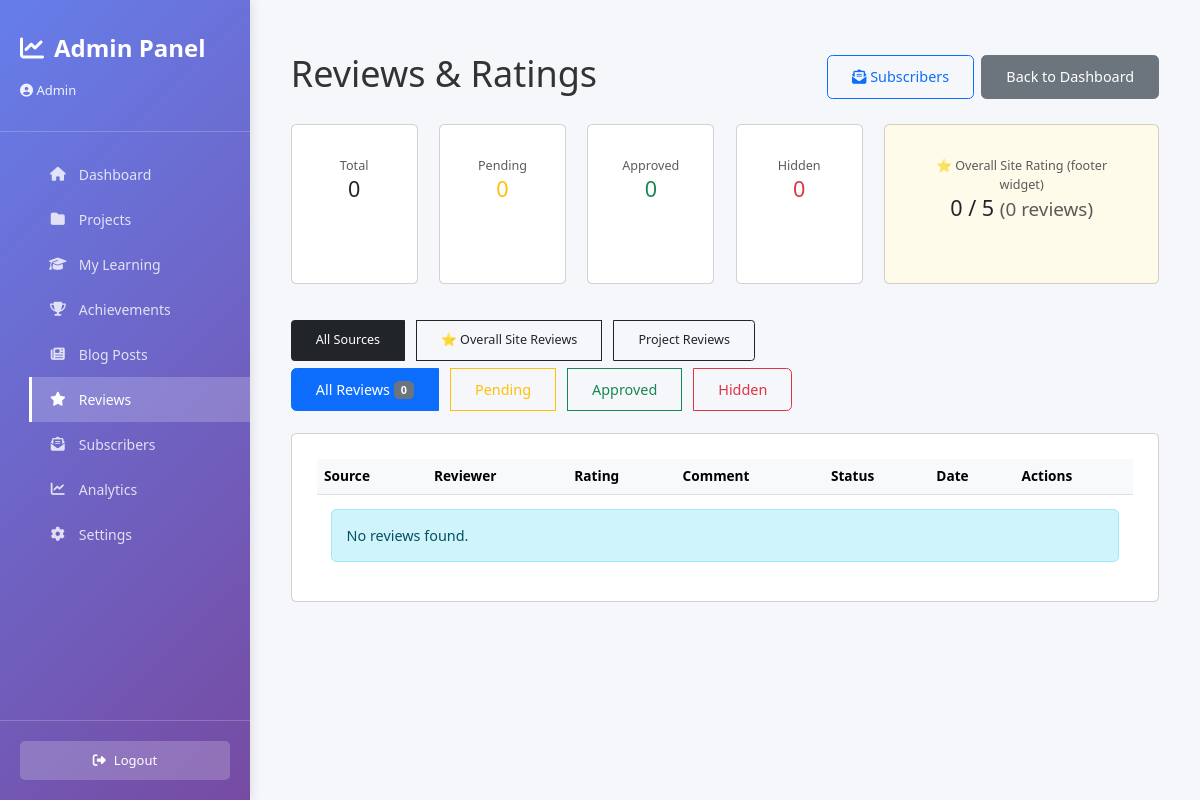
Page /admin/reviews (signed in) on the earlier database version.
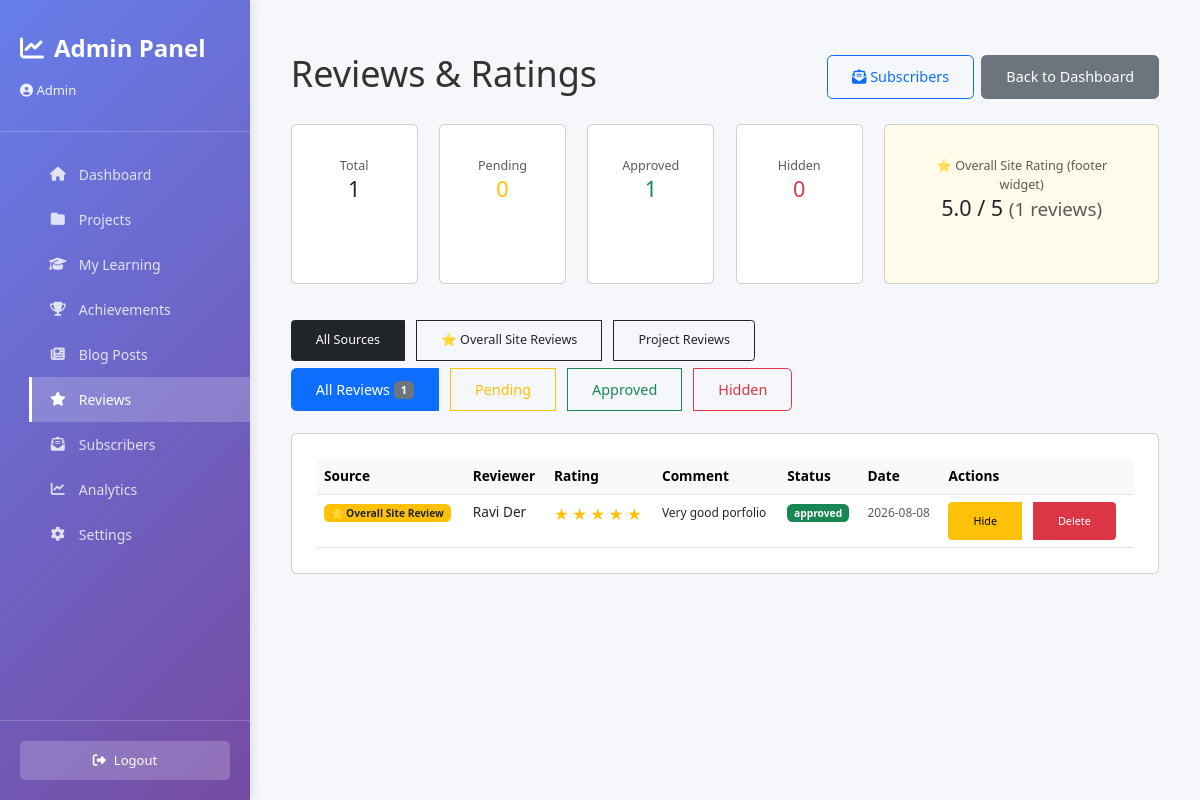
Same page on the later database version.
### tables this page shows
CREATE TABLE project_reviews (
    id INTEGER PRIMARY KEY AUTOINCREMENT,
    project_slug TEXT NOT NULL,
    reviewer_name TEXT NOT NULL,
    rating INTEGER NOT NULL CHECK (rating BETWEEN 1 AND 5),
    comment TEXT,
    status TEXT DEFAULT 'pending' CHECK (status IN ('approved', 'pending', 'hidden', 'deleted')),
    created_at TEXT NOT NULL,
    reviewed_at TEXT,
    reviewed_by TEXT
);

### app/admin/admin_routes.py (the view)
@admin_bp.route('/reviews')
@login_required
def reviews_list():
    status = request.args.get('status', 'all')
    source = request.args.get('source', 'all')  # all | overall | projects
    reviews = get_all_reviews(status)
    if source == 'overall':
        reviews = [r for r in reviews if r['project_slug'] == db.SITE_REVIEW_SLUG]
    elif source == 'projects':
        reviews = [r for r in reviews if r['project_slug'] != db.SITE_REVIEW_SLUG]
    review_stats = get_review_stats()
    site_review_summary = get_site_review_summary()
    return render_template('admin_reviews.html',
                         reviews=reviews,
                         selected_status=status,
                         selected_source=source,
                         site_review_slug=db.SITE_REVIEW_SLUG,
                         review_stats=review_stats,
                         site_review_summary=site_review_summary)

### templates/admin_reviews.html (shortened to what this page needs)
{% extends "admin_base.html" %}
{% block content %}
<div class="container-fluid py-4">
    <div class="d-flex justify-content-between align-items-center mb-4 flex-wrap gap-2">
        <h1 class="h2">Reviews &amp; Ratings</h1>
        <div class="d-flex gap-2">
            <a href="{{ url_for('admin.subscribers_list') }}" class="btn btn-outline-primary">
                <i class="fas fa-envelope-open-text"></i> Subscribers
            </a>
            <a href="{{ url_for('admin.dashboard') }}" class="btn btn-secondary">Back to Dashboard</a>
        </div>
    </div>
    <div class="row mb-4">
        <div class="col-6 col-md-2 mb-3">
            <div class="card text-center h-100">
                <div class="card-body p-2">
                    <div class="text-muted small">Total</div>
                    <div class="h4 mb-0">{{ review_stats.total }}</div>
                </div>
            </div>
        </div>
        <div class="col-6 col-md-2 mb-3">
            <div class="card text-center h-100">
                <div class="card-body p-2">
                    <div class="text-muted small">Pending</div>
                    <div class="h4 mb-0 text-warning">{{ review_stats.pending }}</div>
                </div>
            </div>
        </div>
        <div class="col-6 col-md-2 mb-3">
            <div class="card text-center h-100">
                <div class="card-body p-2">
                    <div class="text-muted small">Approved</div>
                    <div class="h4 mb-0 text-success">{{ review_stats.approved }}</div>
                </div>
            </div>
        </div>
        <div class="col-6 col-md-2 mb-3">
            <div class="card text-center h-100">
                <div class="card-body p-2">
                    <div class="text-muted small">Hidden</div>
                    <div class="h4 mb-0 text-danger">{{ review_stats.hidden }}</div>
                </div>
            </div>
        </div>
        <div class="col-6 col-md-4 mb-3">
            <div class="card text-center h-100" style="background:#fffbea;">
                <div class="card-body p-2">
                    <div class="text-muted small">⭐ Overall Site Rating (footer widget)</div>
                    <div class="h4 mb-0">
                        {{ site_review_summary.average }} / 5
                        <small class="text-muted">({{ site_review_summary.count }} reviews)</small>
                    </div>
                </div>
            </div>
        </div>
    </div>
    <div class="mb-2">
        <div class="btn-group" role="group">
            <a href="{{ url_for('admin.reviews_list', status=selected_status, source='all') }}"
               class="btn btn-sm btn-{% if selected_source == 'all' %}dark{% else %}outline-dark{% endif %}">
                All Sources
            </a>
            <a href="{{ url_for('admin.reviews_list', status=selected_status, source='overall') }}"
               class="btn btn-sm btn-{% if selected_source == 'overall' %}dark{% else %}outline-dark{% endif %}">
                ⭐ Overall Site Reviews
            </a>
            <a href="{{ url_for('admin.reviews_list', status=selected_status, source='projects') }}"
               class="btn btn-sm btn-{% if selected_source == 'projects' %}dark{% else %}outline-dark{% endif %}">
                Project Reviews
            </a>
        </div>
    </div>
    <div class="mb-4">
        <div class="btn-group" role="group">
            <a href="{{ url_for('admin.reviews_list', status='all', source=selected_source) }}"
               class="btn btn-{% if selected_status == 'all' %}primary{% else %}outline-primary{% endif %}">
                All Reviews <span class="badge bg-secondary">{{ reviews|length }}</span>
            </a>
            <a href="{{ url_for('admin.reviews_list', status='pending', source=selected_source) }}"
               class="btn btn-{% if selected_status == 'pending' %}warning{% else %}outline-warning{% endif %}">
                Pending
            </a>
            <a href="{{ url_for('admin.reviews_list', status='approved', source=selected_source) }}"
               class="btn btn-{% if selected_status == 'approved' %}success{% else %}outline-success{% endif %}">
                Approved
            </a>
            <a href="{{ url_for('admin.reviews_list', status='hidden', source=selected_source) }}"
               class="btn btn-{% if selected_status == 'hidden' %}danger{% else %}outline-danger{% endif %}">
                Hidden
            </a>
        </div>
    </div>
    <div class="card">
        <div class="table-responsive">
            <table class="table table-hover mb-0" id="reviewsTable">
                <thead class="table-light">
                    <tr>
                        <th>Source</th>
                        <th>Reviewer</th>
                        <th>Rating</th>
                        <th>Comment</th>
                        <th>Status</th>
                        <th>Date</th>
                        <th>Actions</th>
                    </tr>
                </thead>
                <tbody id="reviewsBody">
                    {% for review in reviews %}
                    <tr data-review-id="{{ review.id }}">
                        <td>
                            {% if review.project_slug == site_review_slug %}
                            <span class="badge bg-warning text-dark">⭐ Overall Site Review</span>
                            {% else %}
                            <strong>{{ review.project_slug }}</strong>
                            {% endif %}
                        </td>
                        <td>{{ review.reviewer_name }}</td>
                        <td>
                            <div class="rating">
                                {% for i in range(review.rating) %}
                                    <span class="text-warning">★</span>
                                {% endfor %}
                            </div>
                        </td>
                        <td>
                            <small>
                                {% if review.comment %}
                                    {{ review.comment[:50] }}{% if review.comment|length > 50 %}...{% endif %}
                                {% else %}
                                    <em class="text-muted">No comment</em>
                                {% endif %}
                            </small>
                        </td>
                        <td>
                            <span class="badge bg-{% if review.status == 'approved' %}success{% elif review.status == 'pending' %}warning{% elif review.status == 'hidden' %}danger{% else %}secondary{% endif %}">
                                {{ review.status }}
                            </span>
                        </td>
                        <td>
                            <small class="text-muted">{{ review.created_at[:10] }}</small>
                        </td>
                        <td>
                            <div class="btn-group btn-group-sm" role="group">
                                {% if review.status != 'hidden' %}
                                <button class="btn btn-warning" onclick="updateReviewStatus({{ review.id }}, 'hidden')">
                                    Hide
                                </button>
                                {% endif %}
                                <button class="btn btn-danger" onclick="deleteReview({{ review.id }})">
                                    Delete
                                </button>
                            </div>
                        </td>
                    </tr>
                    {% endfor %}
                </tbody>
            </table>
            {% if not reviews %}
            <div class="alert alert-info m-3">
                No reviews found.
            </div>
            {% endif %}
        </div>
    </div>
</div>
{% endblock %}

### templates/admin_base.html (shortened to what this page needs)
<!DOCTYPE html>
<html lang="en">
<head>
    <link rel="stylesheet" href="https://cdnjs.cloudflare.com/ajax/libs/font-awesome/6.4.0/css/all.min.css">
    <link href="https://cdn.jsdelivr.net/npm/bootstrap@5.3.0/dist/css/bootstrap.min.css" rel="stylesheet">
    <link rel="stylesheet" href="{{ url_for('static', filename='css/admin-responsive.css') }}">
</head>
<body>
    <div class="dashboard-container">
        {% include 'admin_sidebar.html' %}
        <main class="main-content">
            {% block content %}{% endblock %}
        </main>
    </div>
</body>
</html>

### templates/admin_sidebar.html
<aside class="sidebar">
    <div class="sidebar-header">
        <div class="sidebar-logo">
            <i class="fas fa-chart-line"></i>
            Admin Panel
        </div>
        <div class="sidebar-user">
            <i class="fas fa-user-circle"></i> {{ session.get('admin_email', 'Admin') }}
        </div>
    </div>
    <nav>
        <ul class="sidebar-nav">
            <li><a href="/admin/dashboard" class="{% if request.path == '/admin/dashboard' %}active{% endif %}"><i class="fas fa-home"></i> Dashboard</a></li>
            <li><a href="/admin/projects" class="{% if request.path.startswith('/admin/project') %}active{% endif %}"><i class="fas fa-folder"></i> Projects</a></li>
            <li><a href="/admin/learning" class="{% if request.path.startswith('/admin/learning') %}active{% endif %}"><i class="fas fa-graduation-cap"></i> My Learning</a></li>
            <li><a href="/admin/achievements" class="{% if request.path.startswith('/admin/achievement') %}active{% endif %}"><i class="fas fa-trophy"></i> Achievements</a></li>
            <li><a href="/admin/blog" class="{% if request.path.startswith('/admin/blog') %}active{% endif %}"><i class="fas fa-newspaper"></i> Blog Posts</a></li>
            <li><a href="/admin/reviews" class="{% if request.path.startswith('/admin/reviews') %}active{% endif %}"><i class="fas fa-star"></i> Reviews</a></li>
            <li><a href="/admin/subscribers" class="{% if request.path.startswith('/admin/subscribers') %}active{% endif %}"><i class="fas fa-envelope-open-text"></i> Subscribers</a></li>
            <li><a href="/admin/analytics" class="{% if request.path.startswith('/admin/analytics') %}active{% endif %}"><i class="fas fa-chart-line"></i> Analytics</a></li>
            <li><a href="/admin/settings" class="{% if request.path.startswith('/admin/settings') %}active{% endif %}"><i class="fas fa-cog"></i> Settings</a></li>
        </ul>
    </nav>
    <div class="sidebar-footer">
        <a href="/admin/logout" class="logout-btn">
            <i class="fas fa-sign-out-alt"></i> Logout
        </a>
    </div>
</aside>

Differences in the rows shown:
added project_reviews: project_slug "⭐ Overall Site Review", reviewer_name "Ravi Der", rating 5 (drawn), comment "Very good porfolio", status "approved", created_at "2026-08-08"
Other differences:
{{ review_stats.total }}: "0" → "1"
{{ review_stats.approved }}: "0" → "1"
{{ site_review_summary.average }}: "0" → "5.0"
{{ site_review_summary.count }}: "0" → "1"
{{ reviews|length }}: "0" → "1"
text no longer shown: "No reviews found."
